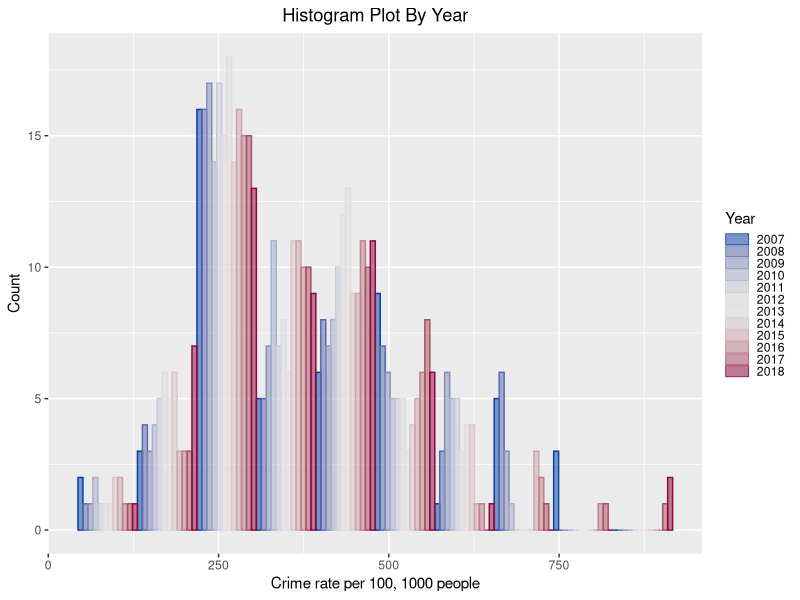
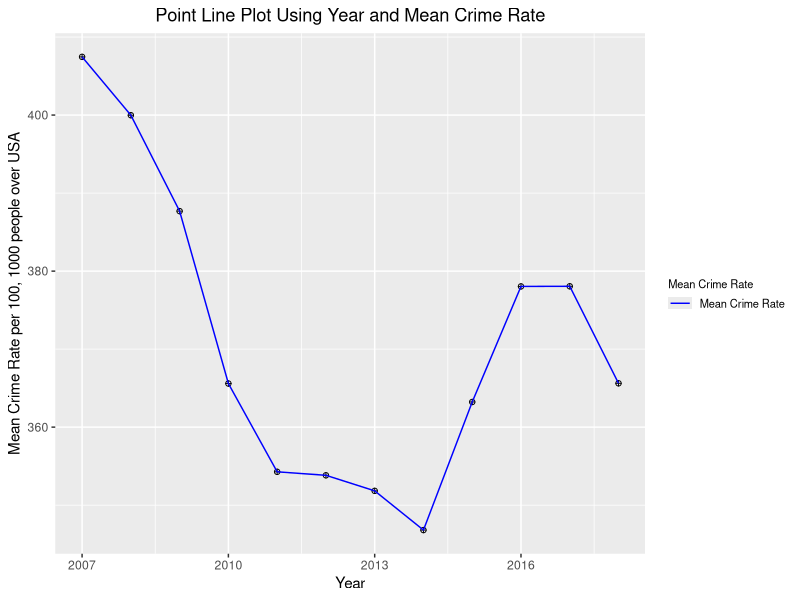
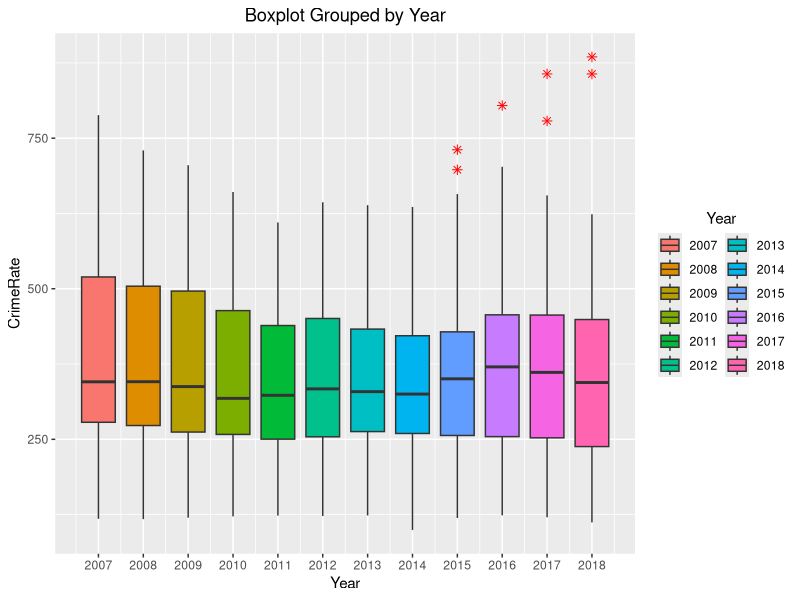
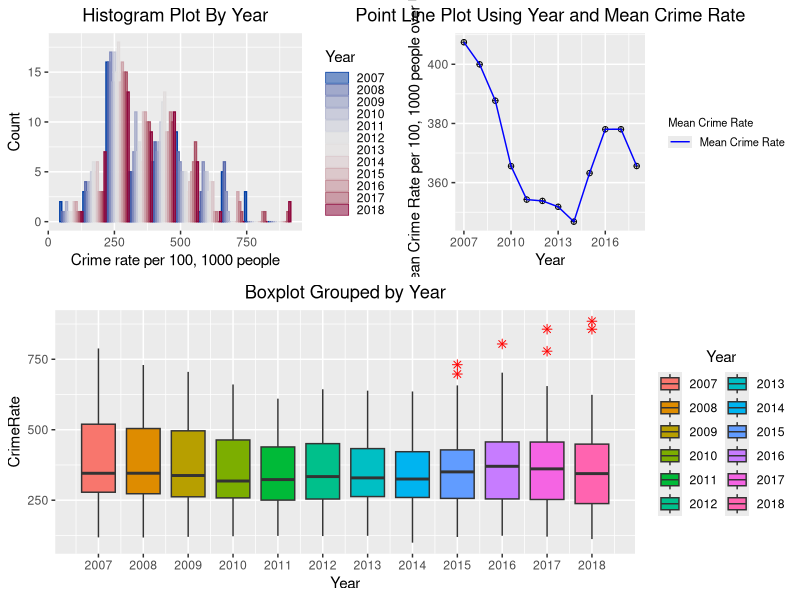

Here is the R script that generated these plots, in order:
## ---- chunk 1

knitr::opts_chunk$set(echo = TRUE, warning = FALSE)

## ---- chunk 2

if(!require(tidyverse)) {install.packages('tidyverse')}; require(tidyverse)
if(!require(colorspace)) {install.packages('colorspace')}; require(colorspace)
if(!require(gridExtra)) {install.packages('gridExtra')}; require(gridExtra)

library(tidyverse)
library(readxl)
library(gridExtra)

#Set the working directory
setwd(dirname(rstudioapi::getSourceEditorContext()$path))

## ---- chunk 3

crime_rates_df = readxl::read_xlsx('Sampledata2.xlsx')

## ---- chunk 4

head(crime_rates_df)
tail(crime_rates_df)

## ---- chunk 5

# Create the first color vector
n_col = length(unique(crime_rates_df$Year))
col1 = colorspace::diverge_hcl(n_col)

## ---- chunk 6

hist_plt <- ggplot(crime_rates_df,aes(x=CrimeRate, color=as.factor(Year), fill=as.factor(Year))) +
  geom_histogram(position = "dodge", alpha=0.5, bins=10) +
  scale_color_manual(values=col1) +
  scale_fill_manual(values=col1, name="Year") +
  labs(title="Crime Rate Histogram Plots", x="Crime rate per 100, 1000 people",
       y="Count", color="Year") +
  theme(plot.title=element_text(hjust=0.5),legend.key.height = unit(.10, 'cm'))+
  ggtitle("Histogram Plot By Year")

hist_plt

## ---- chunk 7

crime_rates_df_new <- crime_rates_df %>%
  group_by(Year) %>%
  summarize(mean_rate=mean(CrimeRate),max_rate=max(CrimeRate), min_rate=min(CrimeRate))

line_plt <- ggplot(crime_rates_df_new, aes(x = Year, y = mean_rate, lty="Mean Crime Rate" )) +
  scale_linetype("Mean Crime Rate") +
  geom_point(color='black', shape=10) + 
  geom_line(color="blue") +
  labs(title="Crime Rate Histogram Plots", x="Year",
       y="Mean Crime Rate per 100, 1000 people over USA") +
  theme(plot.title=element_text(hjust=0.5), legend.text = element_text(size =8),
        legend.title = element_text(size = 8), legend.key.height = unit(.10, 'cm')) +
  ggtitle("Point Line Plot Using Year and Mean Crime Rate")

line_plt

## ---- chunk 8

min <- min(crime_rates_df$Year)
max <- max(crime_rates_df$Year)

box_plt <- ggplot(crime_rates_df) + 
  geom_boxplot(aes(x=Year, y= CrimeRate, fill=as.factor(Year), ),
               outlier.colour="red", outlier.shape=8, outlier.size=2) +
  guides(fill=guide_legend(title = 'Year',title.position = "top", nrow=6)) +
  theme(legend.position = "right", legend.title.align=0.5) +
  scale_x_continuous(breaks=seq(min, max, by=1)) + 
  theme(plot.title=element_text(hjust=0.5)) +
  ggtitle("Boxplot Grouped by Year")

box_plt

## ---- chunk 9

lay <- rbind(c(1, 1, 1, 2, 2, 2),
             c(1, 1, 1, 2, 2, 2),
             c(1, 1, 1, 2, 2, 2),
             c(1, 1, 1, 2, 2, 2),
             c(1, 1, 1, 2, 2, 2),
             c(1, 1, 1, 2, 2, 2),
             c(3, 3, 3, 3, 3, 3),
             c(3, 3, 3, 3, 3, 3),
             c(3, 3, 3, 3, 3, 3),
             c(3, 3, 3, 3, 3, 3),
             c(3, 3, 3, 3, 3, 3),
             c(3, 3, 3, 3, 3, 3),
             c(3, 3, 3, 3, 3, 3))

grid_plt <- grid.arrange(hist_plt, line_plt, box_plt, layout_matrix=lay)
